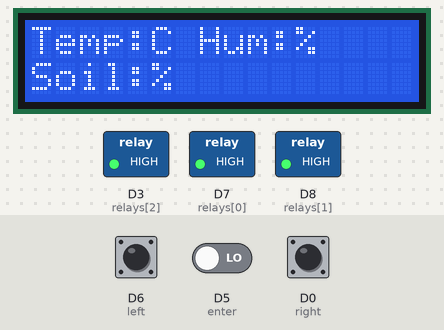
Simulated run of this sketch. Board: ESP8266 (NodeMCU). On the bench: 16×2 character LCD, switched loads named in the sketch (green lamp = pin HIGH). Dashed ring = blinking. Inputs (shaded band) come from the test bench; at power-on: D0 (right) LOW, D5 (enter) LOW, D6 (left) LOW. WiFi joins after 1.5 s; servers stay silent unless stated.

Above: at 3.3 s.
3.4 s: D0 (right) pulled HIGH for 1 s
At 3.58 s:
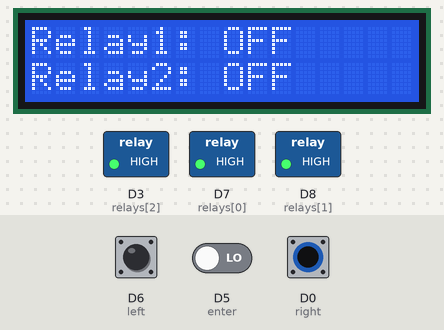
5.9 s: D0 (right) pulled HIGH for 0.15 s
7.5 s: D5 (enter) driven HIGH
At 7.94 s:
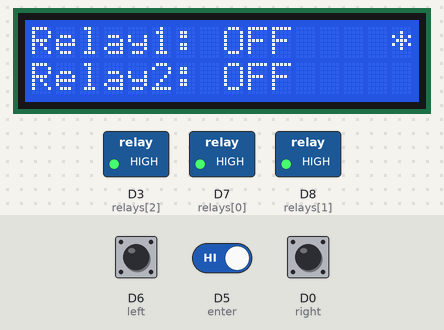
9.5 s: D6 (left) pulled HIGH for 1 s
At 10.04 s:
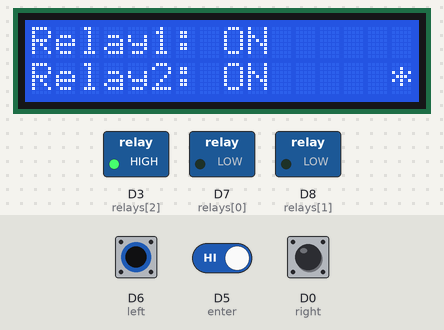
11.1 s: D6 (left) pulled HIGH for 3.2 s
At 12.38 s:
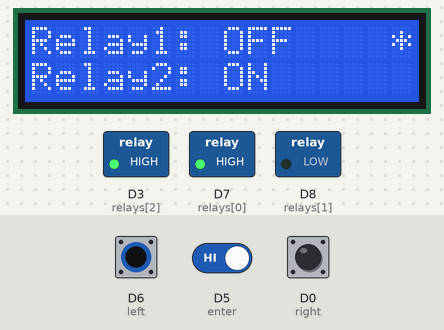
14.9 s: D6 (left) pulled HIGH for 0.15 s
At 15.35 s:
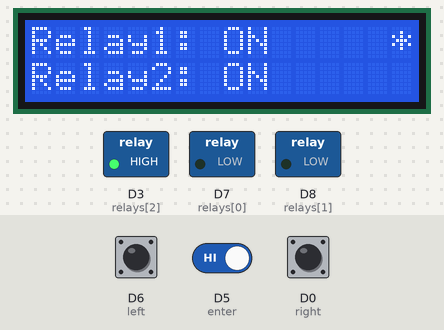
Timing chart, 0 to 16.6 s (numbered marks = the images above; inputs shaded):
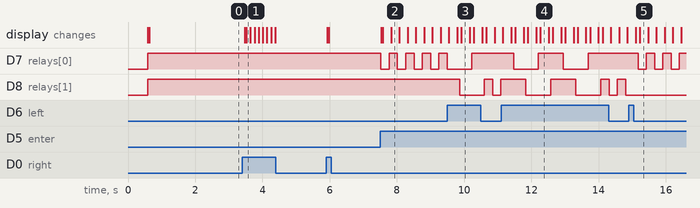

Measured:
- after the input at 3.4 s, the display: first changes after 0.07 s (image 1 shows a later state)
- after the input at 7.5 s, D7 (relays[0]): alternates HIGH for 0.25 s and LOW for 0.25 s, starting at once; the display: first changes at once (image 2 shows a later state)
- after the input at 9.5 s, D8 (relays[1]): HIGH → LOW after 0.36 s, → HIGH 0.74 s later, → LOW 0.25 s later, → HIGH 0.25 s later; the display: first differs from a run without the input after 0.29 s (image 3 shows a later state)
- after the input at 11.1 s, D7 (relays[0]): alternates HIGH for 0.74 s and LOW for 0.74 s, starting after 0.37 s; the display: first differs from a run without the input after 0.30 s (image 4 shows a later state)
- after the input at 14.9 s, D7 (relays[0]): alternates HIGH for 0.25 s and LOW for 0.24 s, starting after 0.27 s; D8 (relays[1]): stops changing and stays LOW; the display: first changes after 0.20 s (image 5 shows a later state)

The sketch:

MASTER-CLIENT.ino
```cpp
#include <ESP8266WiFi.h>
#include <ESP8266HTTPClient.h>


//Credentials for the master node's network
#define SERVER_SSID "SERVER_SSID"
#define SERVER_PASS "SERVER_PASSWORD"


//Change to match the server's IP
String serverNameTemp = "http://xxx.xxx.x.xx/temp";
String serverNameHumi = "http://xxx.xxx.x.xx/hum";
String serverNameSoil = "http://xxx.xxx.x.xx/soil";
String serverNameSleep = "http://xxx.xxx.x.xx/sleep";

//Credentials for the network with internet access
#define INTERNET_SSID "INTERNET_SSID"
#define INTERNET_PASS "INTERNET_PASSWORD"


#include <Wire.h>
#include <LiquidCrystal_I2C.h>

LiquidCrystal_I2C lcd(0x27, 16, 2);


#define enter D5
#define right D0
#define left D6

int right_state = 0;
int selector = 0;


String temperature;
String humidity;
String hum_soil;
String data = "NaN";


String sleep_string;
const long interval = 60000; //1 minute
unsigned long previousMillis = 0;

int relays[] = {D7, D8, D3, D4};
bool states[] = {false, false, false, false};
int command = 99;


void relay1() {

  command = 0;

  if (states[command] == false) {

    //Turn the relay ON
    digitalWrite(relays[command], LOW);
    states[command] = true;

    //Serial.println("Relay "+String(command)+" ON");

    command = 99;

  }
  else if (states[command] == true) {

    //Turn the relay OFF
    digitalWrite(relays[command], HIGH);
    states[command] = false;

    //Serial.println("Relay "+String(command)+" OFF");

    command = 99;
  }
}

void relay2() {

  command = 1;

  if (states[command] == false) {

    //Turn the relay ON
    digitalWrite(relays[command], LOW);
    states[command] = true;

    //Serial.println("Relay "+String(command)+" ON");

    command = 99;

  }
  else if (states[command] == true) {

    //Turn the relay OFF
    digitalWrite(relays[command], HIGH);
    states[command] = false;

    //Serial.println("Relay "+String(command)+" OFF");

    command = 99;
  }
}


void wifi_slave() {

  temperature = "";
  humidity = "";
  hum_soil = "";


  WiFi.begin(SERVER_SSID, SERVER_PASS);
  //Serial.println("Connecting to server: ");
  //Serial.print(SERVER_SSID);
  while (WiFi.status() != WL_CONNECTED) {
    delay(500);
    //Serial.print(".");
  }


  //Serial.println("");
  //Serial.print("Connected to server's network with IP Address: ");
  //Serial.println(WiFi.localIP());


  if (WiFi.status() == WL_CONNECTED) {

    while (hum_soil == "") {

      hum_soil = httpGETRequest(serverNameSoil);
      delay(100);
    }

    while (temperature == "") {

      temperature = httpGETRequest(serverNameTemp);
      delay(100);
    }

    while (humidity == "") {

      humidity = httpGETRequest(serverNameHumi);
      delay(100);
    }

    sleep_string = httpGETRequest(serverNameSleep);


    Serial.println(temperature + "," + humidity + "," + hum_soil);
    lcd.clear();
    sensor_screen();

    wifi_internet();

    previousMillis = millis();
  }
}


void wifi_internet() {

  WiFi.begin(INTERNET_SSID, INTERNET_PASS);
  //Serial.println("Connecting to Internet:");
  //Serial.println(INTERNET_SSID);
  while (WiFi.status() != WL_CONNECTED) {
    delay(500);
    //Serial.print(":");
  }

  //Serial.println("");
  //Serial.print("Connected to Internet with IP Address: ");
  //Serial.println(WiFi.localIP());
}


String httpGETRequest(String serverName) {
  WiFiClient client;
  HTTPClient http;

  http.begin(client, serverName);
  client.connect(serverName, 80);

  int httpResponseCode = http.GET();

  String payload = "NaN";

  if (httpResponseCode != 0) {
    //Serial.print("HTTP Response code: ");
    //Serial.println(httpResponseCode);
    payload = http.getString();
  }
  else {
    //Serial.print("Error code: ");
    //Serial.println(httpResponseCode);
  }

  http.end();

  //Serial.println(payload);

  return payload;
}


void setup() {

  Serial.begin(115200);

  pinMode(enter, INPUT);
  pinMode(right, INPUT);
  pinMode(left, INPUT);


  lcd.init();
  lcd.backlight();
  lcd.setCursor(0, 0);
  lcd.print("IoTSystem Master");
  delay(500);
  lcd.clear();

  //set relays to know state (off)
  for (int i = 0; i < 3; i++) {

    pinMode(relays[i], OUTPUT);
    digitalWrite(relays[i], HIGH);
  }

  sensor_screen();
  wifi_internet();
}

void loop() {

  handle_btn();

  timerf();

  if (WiFi.status() != WL_CONNECTED) {
    lcd.clear();
    lcd.print("WIFI Disconnected");
  }
}

void timerf() {

  unsigned long currentMillis = millis();

  //Serial.println(String(millis()));

  if (currentMillis - previousMillis >= interval) {

    previousMillis = currentMillis;

    wifi_slave();
  }
}

void handle_btn() {


  if (digitalRead(right) == HIGH && right_state == 0) {

    relays_screen();
    right_state = 1;
  }

  else if (digitalRead(right) == HIGH && right_state == 1) {

    sensor_screen();
    right_state = 0;
  }

  if (digitalRead(left) == HIGH && right_state == 1) {

    if (selector == 0) {
      selector = 1;
    }
    else if (selector == 1) {
      selector = 0;
    }

    selection();
  }

  if (digitalRead(enter) == HIGH && right_state == 1) {

    if (selector == 0) {
      relay1();
      selection();
      delay(50);
    }

    if (selector == 1) {
      relay2();
      selection();
      delay(50);
    }
  }

  delay(70);
}

void relays_screen() {


  lcd.clear();
  delay(30);
  lcd.setCursor(0, 0);

  if (states[0] == false) {
    lcd.print("Relay1: OFF");
  }

  else if (states[0] == true) {
    lcd.print("Relay1: ON");
  }

  lcd.setCursor(0, 1);

  if (states[1] == false) {
    lcd.print("Relay2: OFF");
  }

  else if (states[1] == true) {
    lcd.print("Relay2: ON");
  }
}

void selection() {

  relays_screen();

  lcd.setCursor(15, selector);
  lcd.print("*");
  delay(70);
}

void sensor_screen() {


  lcd.clear();
  delay(30);
  lcd.setCursor(0, 0);
  lcd.print("Temp:" + String(temperature) + "C " + "Hum:" + String(humidity) + "%");
  lcd.setCursor(0, 1);
  lcd.print("Soil:" + String(hum_soil) + "%");
}
```
